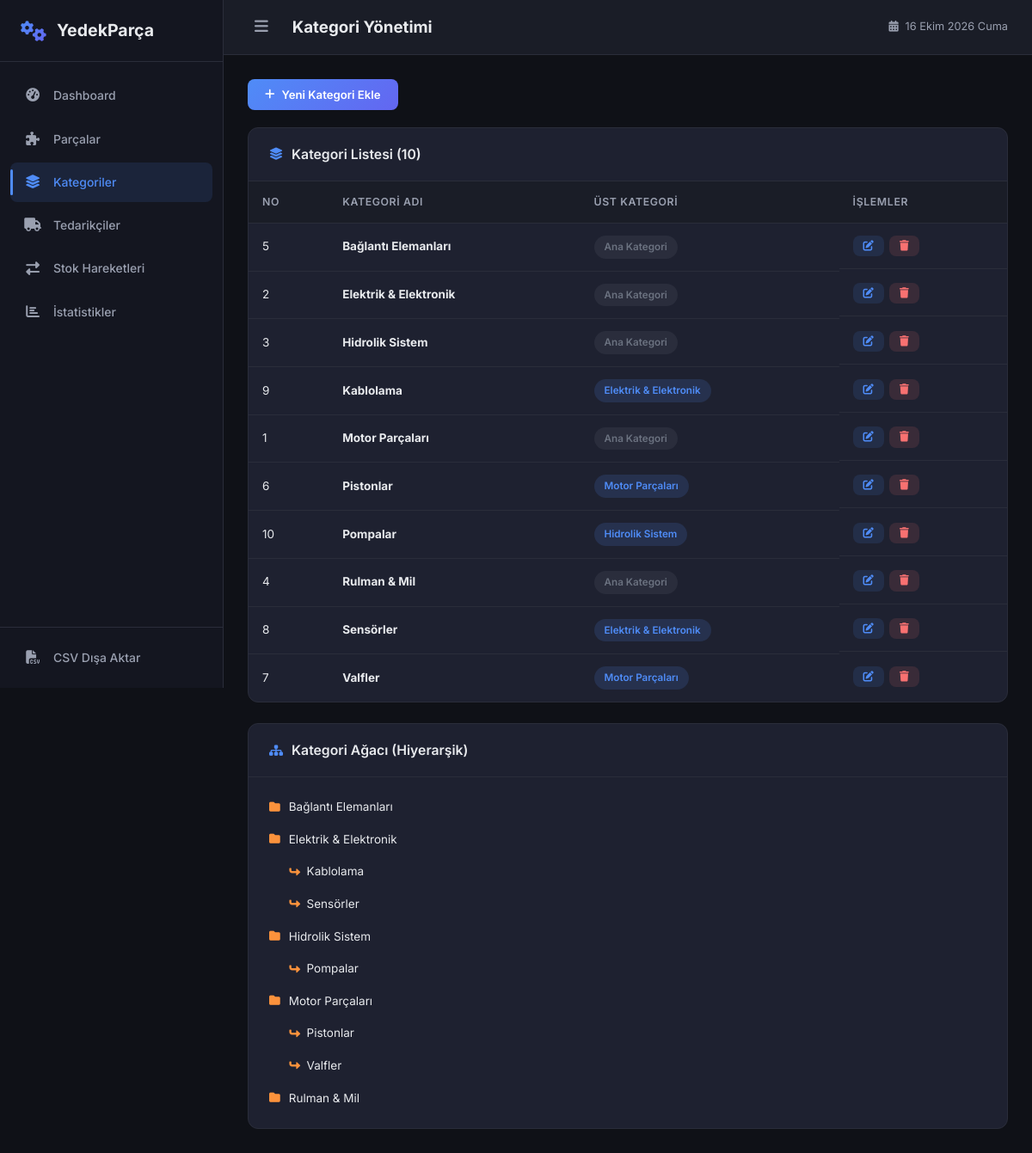
Page /kategoriler on the committed database.
### tables this page shows
CREATE TABLE kategori (
    no INTEGER PRIMARY KEY AUTOINCREMENT,
    ad TEXT NOT NULL,
    ust_kategori_no INTEGER,
    FOREIGN KEY (ust_kategori_no) REFERENCES kategori(no) ON DELETE SET NULL
);

### app.py (the view)
@app.route("/kategoriler")
def kategoriler():
    try:
        liste = vt.kategori_listele()
        agac = vt.kategori_agaci_duz()
        return render_template("kategoriler.html", kategoriler=liste, agac=agac)
    except Exception as hata:
        flash("Kategoriler yüklenemedi.", "danger")
        return render_template("kategoriler.html", kategoriler=[], agac=[])

### database.py (called while the page is built)
def veritabanina_baglan():
    baglanti = sqlite3.connect(VT_YOLU)
    baglanti.row_factory = sqlite3.Row
    baglanti.execute("PRAGMA foreign_keys = ON")
    return baglanti

def kategori_listele():
    baglanti = veritabanina_baglan()
    try:
        sonuc = baglanti.execute("SELECT * FROM kategori ORDER BY ad").fetchall()
        return sonuc
    except Exception as hata:
        print(f"Kategori listeleme hatası: {hata}")
        return []
    finally:
        baglanti.close()

### templates/kategoriler.html (shortened to what this page needs)
{% extends "base.html" %}
{% block page_title %}Kategori Yönetimi{% endblock %}
{% block content %}
<div class="page-actions">
    <button class="btn btn-primary" onclick="openAddKategoriModal()">
        <i class="fas fa-plus"></i> Yeni Kategori Ekle
    </button>
</div>
<div class="card">
    <div class="card-header">
        <h2><i class="fas fa-layer-group"></i> Kategori Listesi ({{ kategoriler|length }})</h2>
    </div>
    <div class="table-wrapper">
        <table class="table">
            <thead>
                <tr>
                    <th>NO</th>
                    <th>Kategori Adı</th>
                    <th>Üst Kategori</th>
                    <th>İşlemler</th>
                </tr>
            </thead>
            <tbody>
                {% for k in kategoriler %}
                <tr>
                    <td>{{ k['no'] }}</td>
                    <td><strong>{{ k['ad'] }}</strong></td>
                    <td>
                        {% if k['ust_kategori_no'] %}
                            {% for parent in kategoriler %}
                                {% if parent['no'] == k['ust_kategori_no'] %}
                                    <span class="badge badge-info">{{ parent['ad'] }}</span>
                                {% endif %}
                            {% endfor %}
                        {% else %}
                            <span class="badge badge-muted">Ana Kategori</span>
                        {% endif %}
                    </td>
                    <td class="action-cell">
                        <button class="btn btn-sm btn-edit" onclick="openEditKategoriModal({{ k['no'] }}, '{{ k['ad'] }}', {{ k['ust_kategori_no'] or 'null' }})">
                            <i class="fas fa-edit"></i>
                        </button>
                        <form method="POST" action="{{ url_for('kategori_sil', kno=k['no']) }}" style="display:inline" onsubmit="return confirm('Silmek istediğinize emin misiniz?')">
                            <button type="submit" class="btn btn-sm btn-delete"><i class="fas fa-trash"></i></button>
                        </form>
                    </td>
                </tr>
                {% else %}
                <tr><td colspan="4" class="text-center">Kayıt bulunamadı.</td></tr>
                {% endfor %}
            </tbody>
        </table>
    </div>
</div>
<div class="card">
    <div class="card-header">
        <h2><i class="fas fa-sitemap"></i> Kategori Ağacı (Hiyerarşik)</h2>
    </div>
    <div class="card-body tree-view">
        {% for item in agac %}
        <div class="tree-item" style="padding-left: {{ item['seviye'] * 24 }}px;">
            {% if item['seviye'] > 0 %}<i class="fas fa-level-up-alt fa-rotate-90 tree-icon"></i>{% else %}<i class="fas fa-folder tree-icon"></i>{% endif %}
            <span>{{ item['ad_sade'] }}</span>
        </div>
        {% endfor %}
    </div>
</div>
{% endblock %}

### static/css/style.css (style rules this page uses)
:root { --bg-primary: #0f1117; --bg-secondary: #1a1d27; --bg-card: #1e2130; --bg-card-hover: #252838; --bg-sidebar: #141620; --bg-input: #252838; --text-primary: #e8eaed; --text-secondary: #9aa0b0; --text-muted: #6b7280; --accent-blue: #4f8cf7; --accent-purple: #a855f7; --accent-green: #34d399; --accent-orange: #fb923c; --accent-red: #f87171; --accent-cyan: #22d3ee; --accent-yellow: #fbbf24; --gradient-blue: linear-gradient(135deg, #4f8cf7, #6366f1); --gradient-purple: linear-gradient(135deg, #a855f7, #ec4899); --gradient-green: linear-gradient(135deg, #34d399, #22d3ee); --gradient-orange: linear-gradient(135deg, #fb923c, #f59e0b); --gradient-red: linear-gradient(135deg, #f87171, #ef4444); --gradient-cyan: linear-gradient(135deg, #22d3ee, #4f8cf7); --border-color: #2a2d3a; --border-radius: 12px; --border-radius-sm: 8px; --border-radius-lg: 16px; --shadow: 0 4px 24px rgba(0, 0, 0, 0.3); --shadow-sm: 0 2px 8px rgba(0, 0, 0, 0.2); --shadow-lg: 0 8px 40px rgba(0, 0, 0, 0.4); --sidebar-width: 260px; --topbar-height: 64px; --transition: all 0.3s cubic-bezier(0.4, 0, 0.2, 1); }
*, *::before, *::after { box-sizing: border-box; margin: 0; padding: 0; }
html { font-size: 15px; scroll-behavior: smooth; }
body { font-family: 'Inter', -apple-system, BlinkMacSystemFont, sans-serif; background: var(--bg-primary); color: var(--text-primary); line-height: 1.6; min-height: 100vh; display: flex; overflow-x: hidden; }
.card { background: var(--bg-card); border: 1px solid var(--border-color); border-radius: var(--border-radius); margin-bottom: 24px; overflow: hidden; transition: var(--transition); }
.card-header { display: flex; justify-content: space-between; align-items: center; padding: 18px 24px; border-bottom: 1px solid var(--border-color); }
.card-header h2 { font-size: 1.05rem; font-weight: 600; display: flex; align-items: center; gap: 10px; }
.card-header h2 i { color: var(--accent-blue); font-size: 0.95rem; }
.card-body { padding: 24px; }
.table-wrapper { overflow-x: auto; }
.table { width: 100%; border-collapse: collapse; }
.table thead th { background: var(--bg-secondary); padding: 14px 16px; text-align: left; font-weight: 600; font-size: 0.82rem; text-transform: uppercase; letter-spacing: 0.05em; color: var(--text-secondary); border-bottom: 1px solid var(--border-color); white-space: nowrap; }
.table tbody td { padding: 14px 16px; border-bottom: 1px solid var(--border-color); font-size: 0.9rem; vertical-align: middle; }
.table tbody tr { transition: var(--transition); }
.table tbody tr:last-child td { border-bottom: none; }
.action-cell { white-space: nowrap; display: flex; gap: 6px; }
.badge { display: inline-flex; align-items: center; padding: 4px 12px; border-radius: 20px; font-size: 0.78rem; font-weight: 600; white-space: nowrap; }
.badge-info { background: rgba(79,140,247,0.15); color: var(--accent-blue); }
.badge-muted { background: rgba(107,114,128,0.15); color: var(--text-muted); }
.btn { display: inline-flex; align-items: center; gap: 8px; padding: 10px 20px; border: none; border-radius: var(--border-radius-sm); font-family: inherit; font-size: 0.88rem; font-weight: 600; cursor: pointer; transition: var(--transition); text-decoration: none; white-space: nowrap; }
.btn-primary { background: var(--gradient-blue); color: white; }
.btn-sm { padding: 6px 12px; font-size: 0.82rem; }
.btn-edit { background: rgba(79,140,247,0.12); color: var(--accent-blue); }
.btn-delete { background: rgba(248,113,113,0.12); color: var(--accent-red); }
.page-actions { display: flex; gap: 12px; margin-bottom: 20px; flex-wrap: wrap; }
.tree-view { padding: 16px 24px; }
.tree-item { display: flex; align-items: center; gap: 10px; padding: 8px 12px; border-radius: 6px; font-size: 0.9rem; transition: var(--transition); }
.tree-icon { color: var(--accent-orange); font-size: 0.85rem; }

### rows in the picture
kategori: no "5", ad "Bağlantı Elemanları", shows "Ana Kategori", ad_sade "Bağlantı Elemanları"
kategori: no "2", ad "Elektrik & Elektronik", shows "Ana Kategori", ad_sade "Elektrik & Elektronik"
kategori: no "3", ad "Hidrolik Sistem", shows "Ana Kategori", ad_sade "Hidrolik Sistem"
kategori: no "9", ad "Kablolama", ad_sade "Kablolama"
kategori: no "1", ad "Motor Parçaları", shows "Ana Kategori", ad_sade "Motor Parçaları"
kategori: no "6", ad "Pistonlar", ad_sade "Pistonlar"
kategori: no "10", ad "Pompalar", ad_sade "Pompalar"
kategori: no "4", ad "Rulman & Mil", shows "Ana Kategori", ad_sade "Rulman & Mil"
kategori: no "8", ad "Sensörler", ad_sade "Sensörler"
kategori: no "7", ad "Valfler", ad_sade "Valfler"

### other values in the picture
{{ kategoriler|length }} "10"
